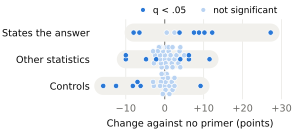

The Python source for this figure:
"""The effects figure of the paper, one column: every unflagged cell of Table 1 (each primer
against no primer, per arm and task), grouped by what the primer states. Filled: q < .05.
Values are read from the [main] block of outputs/n40-sweep/primer_findings.txt.

Usage: python paper/fig_effects.py   (writes fig_effects.pdf next to this file)
"""
import re
from pathlib import Path

import matplotlib.pyplot as plt

HERE = Path(__file__).resolve().parent
SOURCE = HERE.parent / "outputs" / "n40-sweep" / "primer_findings.txt"
ARMS = {"qwen3-1.7b", "qwen3-1.7b-think", "qwen3-4b", "qwen3-4b-think"}
TASKS = {"node_degree", "connected_nodes", "edge_count", "edge_existence"}
CONDS = {"degree", "clustering", "rwse", "all", "components", "filler"}
ROWS = ["States the answer", "Other statistics", "Controls"]
SOLID, PALE, BAND, INK, MUTED, GRID = "#2a78d6", "#b9d3f2", "#f1f0ec", "#0b0b0b", "#6b6a66", "#e6e5e1"


def group(task, cond):
  if cond in ("components", "filler"):
    return "Controls"
  if cond in ("degree", "all") and task in ("node_degree", "edge_count"):
    return "States the answer"
  return "Other statistics"


main = SOURCE.read_text(encoding="utf-8").split("\n[main]", 1)[1].split("\n[", 1)[0]
cells, key = [], None
for line in main.splitlines():
  if m := re.match(r"^  (\S+) (\S+) vs (\S+):$", line):
    key = m.groups()
  elif key and (m := re.match(r"^    (\w+)\s+[\d.]+ -> [\d.]+: ([+-][\d.]+) .* q=(\S+) ", line)):
    arm, task, control = key
    cond, x, q = m.groups()
    if control == "none" and arm in ARMS and task in TASKS and cond in CONDS and "FLAGGED" not in line:
      cells.append(dict(x=float(x), sig=float(q) < .05, g=group(task, cond)))
counts = [sum(c["g"] == g for c in cells) for g in ROWS]
assert counts == [10, 42, 26], counts  # Table 1's unflagged cells: edge count is flagged except in 4P

fig, ax = plt.subplots(figsize=(3.2, 1.55))
for x in (-10, 10, 20, 30):
  ax.axvline(x, color=GRID, lw=0.5, zorder=0)
ax.axvline(0, color=MUTED, lw=0.7, zorder=1)
for ri, g in enumerate(ROWS):
  cs = [c for c in cells if c["g"] == g]
  ax.plot([min(c["x"] for c in cs), max(c["x"] for c in cs)], [-ri, -ri], color=BAND, lw=13,
          solid_capstyle="round", zorder=1)
  placed = []
  for c in sorted(cs, key=lambda c: (not c["sig"], abs(c["x"]))):
    for k in range(12):  # swarm: nearest free vertical slot
      dy = (k + 1) // 2 * 0.075 * (1 if k % 2 else -1)
      if all(abs(c["x"] - px) > 1.0 or abs(dy - pdy) > 0.08 for px, pdy in placed):
        break
    placed.append((c["x"], dy))
    ax.scatter(c["x"], -ri + dy, s=15, marker="o", linewidths=0.5, edgecolors="white",
               zorder=4 if c["sig"] else 3, facecolors=SOLID if c["sig"] else PALE)  # significant on top

ax.set_yticks([0, -1, -2], ROWS, fontsize=7, color=INK)
ax.set_xticks([-10, 0, 10, 20, 30], ["−10", "0", "+10", "+20", "+30"])
ax.tick_params(axis="both", length=0, labelsize=7)
ax.tick_params(axis="x", colors=MUTED)
ax.set_xlim(-18, 31)
ax.set_ylim(-2.5, 0.5)
ax.set_xlabel("Change against no primer (points)", fontsize=7, color=INK)
for s in ax.spines.values():
  s.set_visible(False)
handles = [plt.Line2D([], [], ls="", marker="o", ms=4, mfc=SOLID, mec="white", label="q < .05"),
           plt.Line2D([], [], ls="", marker="o", ms=4, mfc=PALE, mec="white", label="not significant")]
ax.legend(handles=handles, fontsize=6.5, frameon=False, ncol=2, loc="lower right",
          bbox_to_anchor=(1.0, 0.95), handletextpad=0.1, columnspacing=0.9)
fig.tight_layout()
fig.savefig(HERE / "fig_effects.pdf", bbox_inches="tight", pad_inches=0.02)
